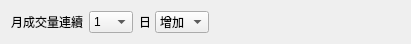
       <widget class="QWidget" name="widget_28" native="true">
        <property name="geometry">
         <rect>
          <x>1690</x>
          <y>720</y>
          <width>411</width>
          <height>40</height>
         </rect>
        </property>
        <layout class="QHBoxLayout" name="horizontalLayout_139">
         <item>
          <layout class="QHBoxLayout" name="horizontalLayout_64">
           <item>
            <widget class="QLabel" name="label_212">
             <property name="text">
              <string>月成交量連續</string>
             </property>
            </widget>
           </item>
           <item>
            <widget class="QComboBox" name="comboBox_75">
             <item>
              <property name="text">
               <string>1</string>
              </property>
             </item>
             <item>
              <property name="text">
               <string>2</string>
              </property>
             </item>
             <item>
              <property name="text">
               <string>3</string>
              </property>
             </item>
             <item>
              <property name="text">
               <string>4</string>
              </property>
             </item>
             <item>
              <property name="text">
               <string>5</string>
              </property>
             </item>
             <item>
              <property name="text">
               <string>6</string>
              </property>
             </item>
             <item>
              <property name="text">
               <string>7</string>
              </property>
             </item>
             <item>
              <property name="text">
               <string>8</string>
              </property>
             </item>
             <item>
              <property name="text">
               <string>9</string>
              </property>
             </item>
             <item>
              <property name="text">
               <string>10</string>
              </property>
             </item>
            </widget>
           </item>
           <item>
            <widget class="QLabel" name="label_99">
             <property name="minimumSize">
              <size>
               <width>10</width>
               <height>20</height>
              </size>
             </property>
             <property name="maximumSize">
              <size>
               <width>10</width>
               <height>20</height>
              </size>
             </property>
             <property name="text">
              <string>日</string>
             </property>
            </widget>
           </item>
           <item>
            <widget class="QComboBox" name="comboBox_76">
             <item>
              <property name="text">
               <string>增加</string>
              </property>
             </item>
             <item>
              <property name="text">
               <string>減少</string>
              </property>
             </item>
            </widget>
           </item>
          </layout>
         </item>
         <item>
          <spacer name="horizontalSpacer_93">
           <property name="orientation">
            <enum>Qt::Horizontal</enum>
           </property>
           <property name="sizeHint" stdset="0">
            <size>
             <width>40</width>
             <height>20</height>
            </size>
           </property>
          </spacer>
         </item>
        </layout>
       </widget>
